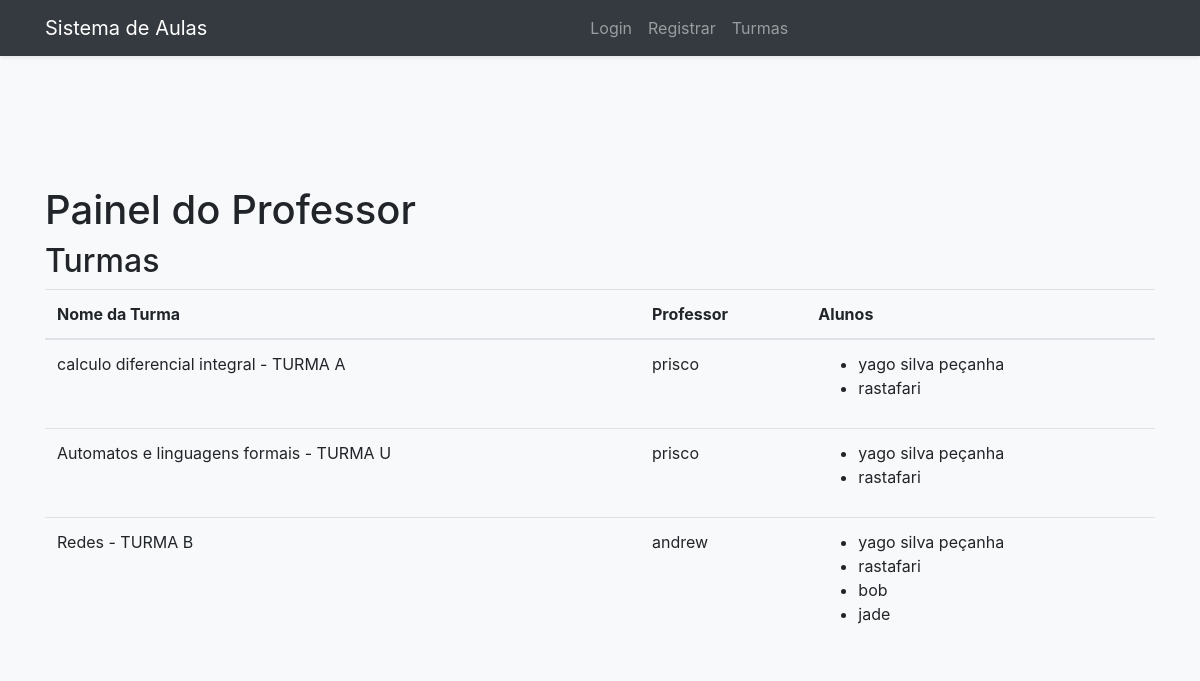
/professor_dashboard, run on an earlier commit of the app's database.
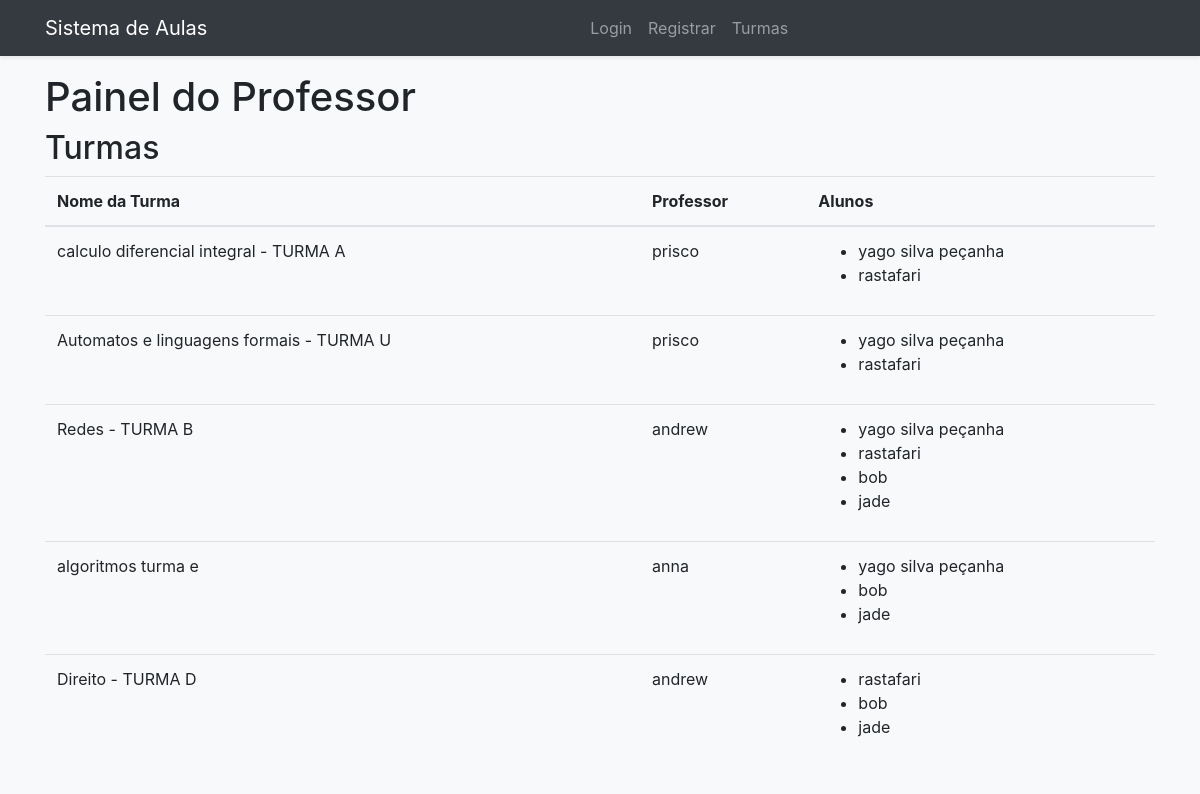
And on a later commit of the database.
### models.py (models this page shows)
class Turma(db.Model):
    id = db.Column(db.Integer, primary_key=True)
    name = db.Column(db.String(80), nullable=False)
    professor_id = db.Column(db.Integer, db.ForeignKey('professor.id'), nullable=False)
    professor = db.relationship('Professor', backref=db.backref('turmas', lazy=True))
    alunos = db.relationship('Aluno', secondary='turma_aluno', backref=db.backref('turmas', lazy=True))

class Professor(db.Model):
    id = db.Column(db.Integer, primary_key=True)
    username = db.Column(db.String(80), unique=True, nullable=False)
    password = db.Column(db.String(120), nullable=False)

class Aluno(db.Model):
    id = db.Column(db.Integer, primary_key=True)
    username = db.Column(db.String(80), unique=True, nullable=False)
    password = db.Column(db.String(120), nullable=False)

### app.py (the view)
@app.route('/professor_dashboard')
def professor_dashboard():
    turmas = Turma.query.all()
    return render_template('professor_dashboard.html', turmas=turmas)

### templates/professor_dashboard.html (shortened to what this page needs)
<!DOCTYPE html>
<html lang="pt-br">
<head>
    <link rel="stylesheet" href="{{ url_for('static', filename='css/bootstrap.min.css') }}">
</head>
<body>
    <nav class="navbar navbar-expand-lg navbar-dark bg-dark fixed-top shadow-sm">
        <div class="container">
            <a class="navbar-brand" href="{{ url_for('dashboard') }}">
                 Sistema de Aulas
            </a>
            <div class="collapse navbar-collapse" id="navbarNav">
                <ul class="navbar-nav mx-auto">
                    <li class="nav-item">
                        <a class="nav-link" href="{{ url_for('login') }}">
                             Login
                        </a>
                    </li>
                    <li class="nav-item">
                        <a class="nav-link" href="{{ url_for('register') }}">
                             Registrar
                        </a>
                    </li>
                    <li class="nav-item">
                        <a class="nav-link" href="{{ url_for('professor_dashboard') }}">
                             Turmas
                        </a>
                    </li>
                </ul>
            </div>
        </div>
    </nav>
    <div class="container">
        <h1>Painel do Professor</h1>
        <h2>Turmas</h2>
        <table class="table">
            <thead>
                <tr>
                    <th>Nome da Turma</th>
                    <th>Professor</th>
                    <th>Alunos</th>
                </tr>
            </thead>
            <tbody>
                {% for turma in turmas %}
                <tr>
                    <td>{{ turma.name }}</td>
                    <td>{{ turma.professor.username }}</td>
                    <td>
                        <ul>
                            {% for aluno in turma.alunos %}
                            <li>{{ aluno.username }}</li>
                            {% endfor %}
                        </ul>
                    </td>
                </tr>
                {% endfor %}
            </tbody>
        </table>
    </div>
</body>
</html>

### templates/professor_dashboard.html (style rules this page uses)
body { display: flex; flex-direction: column; justify-content: center; align-items: center; height: 100vh; background-color: #f8f9fa; padding-top: 56px; }
.navbar-nav { margin: 0 auto; }

What changed in the data, as far as the page shows it:
added Turma: name "algoritmos turma e", professor.username "anna", Aluno (username "yago silva peçanha"), Aluno (username "bob"), Aluno (username "jade")
added Turma: name "Direito - TURMA D", professor.username "andrew", Aluno (username "rastafari"), Aluno (username "bob"), Aluno (username "jade")
